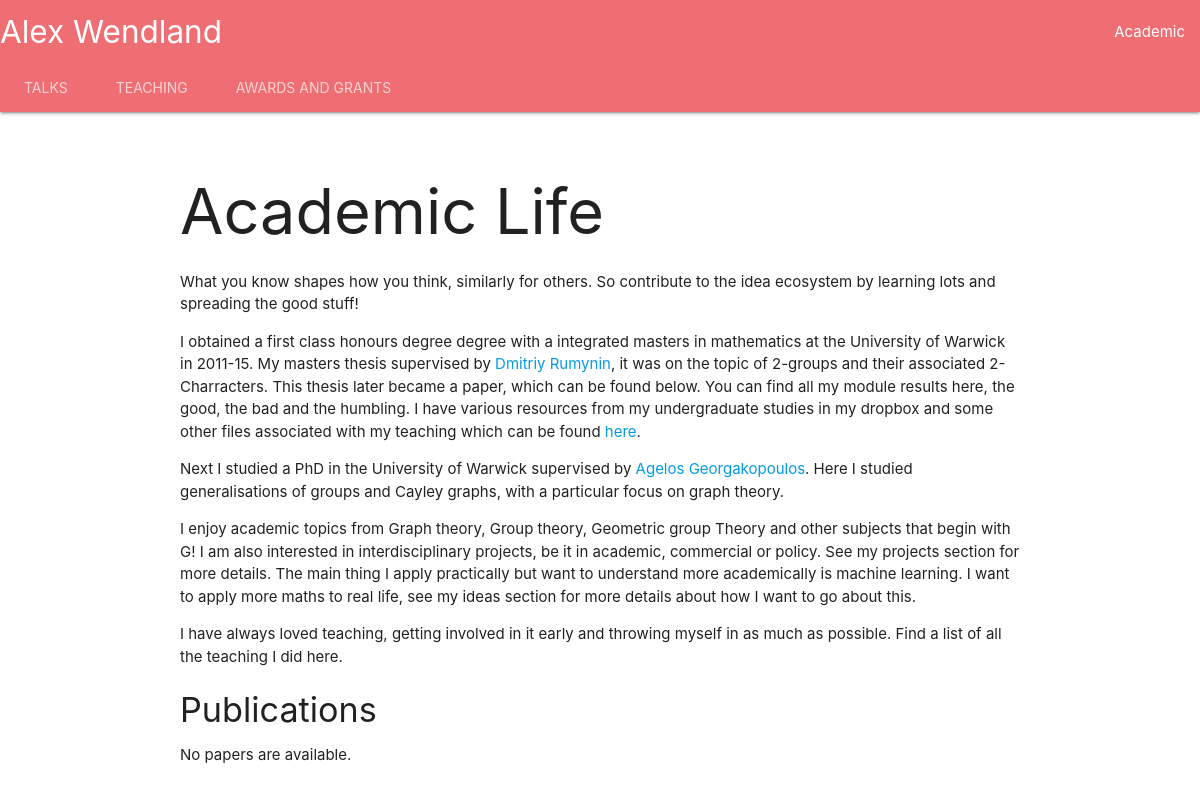
The app's page /academic/, older data.
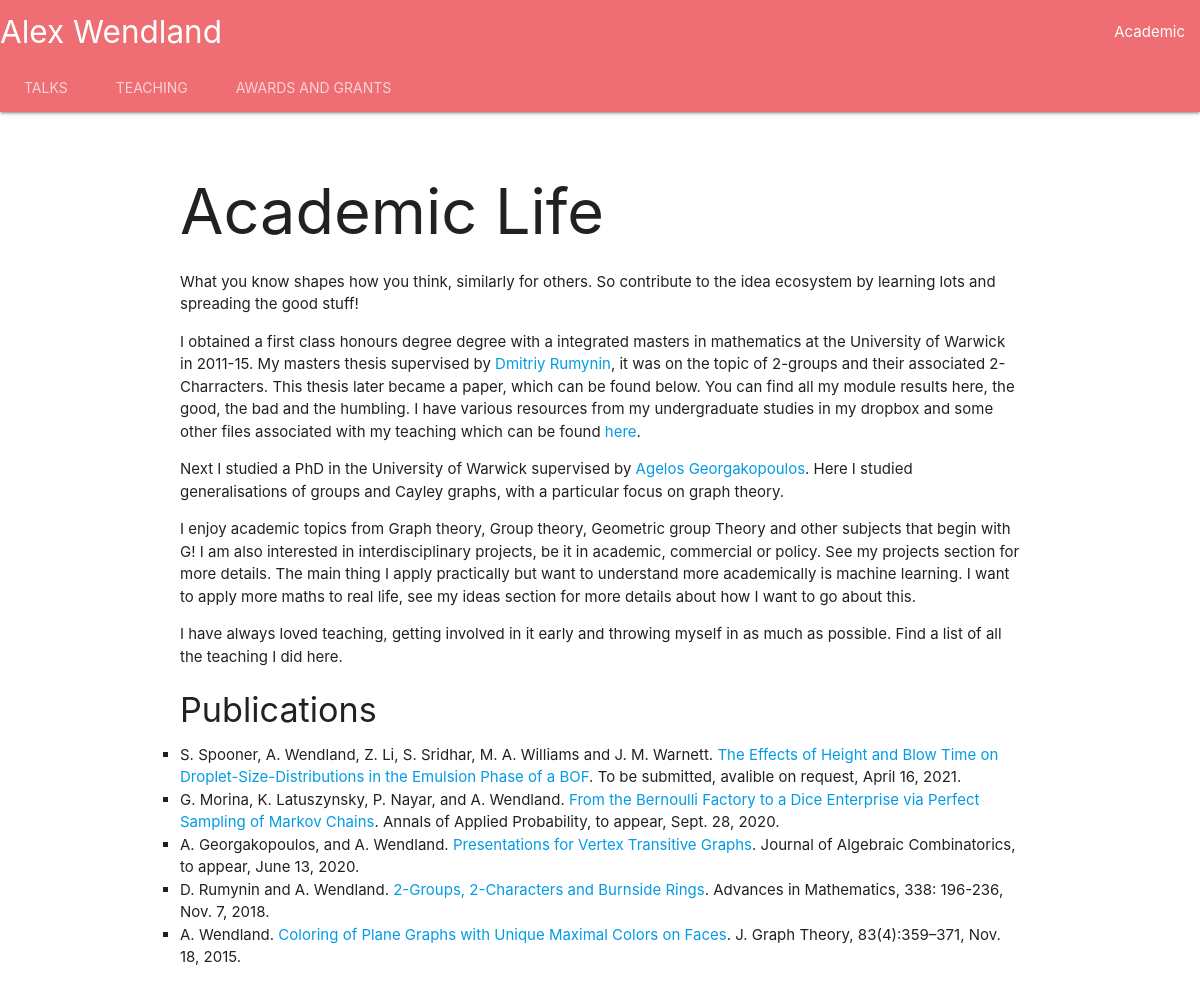
The same page, newer data.
### academic/models.py (models this page shows, shortened)
class Paper(models.Model):
    title = models.CharField('Title',max_length=400)
    authors = models.TextField('Authors')
    link = models.URLField('Link', null = True)
    pub_date = models.DateField('Date Published')
    cite = models.CharField('Citation', max_length=500)

### academic/views.py (the view)
# urls.py: path('', views.IndexView.as_view(), name='index'),
class IndexView(generic.ListView):
    template_name = "index.html"
    context_object_name = 'papers'
    def get_queryset(self):
        return Paper.objects.order_by('-pub_date')

### academic/templates/index.html
{% extends "base_academic.html" %}
{% block page_content %}
<h1>Academic Life</h1>
<p>What you know shapes how you think, similarly for others. So contribute to the idea ecosystem by learning lots and spreading the good stuff!</p>
<p>I obtained a first class honours degree degree with a integrated masters in mathematics at the University of Warwick in 2011-15. My masters thesis supervised by <a href = https://warwick.ac.uk/fac/sci/maths/people/staff/dmitriy_rumynin/>Dmitriy Rumynin</a>, it was on the topic of 2-groups and their associated 2-Charracters. This thesis later became a paper, which can be found below. You can find all my module results here, the good, the bad and the humbling. I have various resources from my undergraduate studies in my dropbox and some other files associated with my teaching which can be found <a href= https://www.dropbox.com/home/Warwick%20University%20Math's>here</a>.</p>
<p>Next I studied a PhD in the University of Warwick supervised by <a href= https://homepages.warwick.ac.uk/~maslar/>Agelos Georgakopoulos</a>. Here I studied generalisations of groups and Cayley graphs, with a particular focus on graph theory.</p>
<p>I enjoy academic topics from Graph theory, Group theory, Geometric group Theory and other subjects that begin with G! I am also interested in interdisciplinary projects, be it in academic, commercial or policy. See my projects section for more details. The main thing I apply practically but want to understand more academically is machine learning. I want to apply more maths to real life, see my ideas section for more details about how I want to go about this.</p>
<p>I have always loved teaching, getting involved in it early and throwing myself in as much as possible. Find a list of all the teaching I did here.</p>
<h4>Publications</h4>
{% if papers %}
    <ul>
    {% for paper in papers %}
        <li style = "list-style-type:square">{{paper.authors}}. <a href= {{paper.link}}>{{ paper.title }}</a>. {{paper.cite}}, {{paper.pub_date}}.</li>
    {% endfor %}
    </ul>
{% else %}
    <p>No papers are available.</p>
{% endif %}
{% endblock %}

Row changes from the older to the newer data that the page shows:
added Paper: authors "S. Spooner, A. Wendland, Z. Li, S. Sridhar, M. A. Williams and J. M. Warnett", title "The Effects of Height and Blow Time on Droplet-Size-Distributions in the Emulsion Phase of a BOF", cite "To be submitted, avalible on request", pub_date "April 16, 2021"
added Paper: authors "G. Morina, K. Latuszynsky, P. Nayar, and A. Wendland", title "From the Bernoulli Factory to a Dice Enterprise via Perfect Sampling of Markov Chains", cite "Annals of Applied Probability, to appear", pub_date "Sept. 28, 2020"
added Paper: authors "A. Georgakopoulos, and A. Wendland", title "Presentations for Vertex Transitive Graphs", cite "Journal of Algebraic Combinatorics, to appear", pub_date "June 13, 2020"
added Paper: authors "D. Rumynin and A. Wendland", title "2-Groups, 2-Characters and Burnside Rings", cite "Advances in Mathematics, 338: 196-236", pub_date "Nov. 7, 2018"
added Paper: authors "A. Wendland", title "Coloring of Plane Graphs with Unique Maximal Colors on Faces", cite "J. Graph Theory, 83(4):359–371", pub_date "Nov. 18, 2015"
Text that changed along with them:
text no longer shown: "No papers are available."
